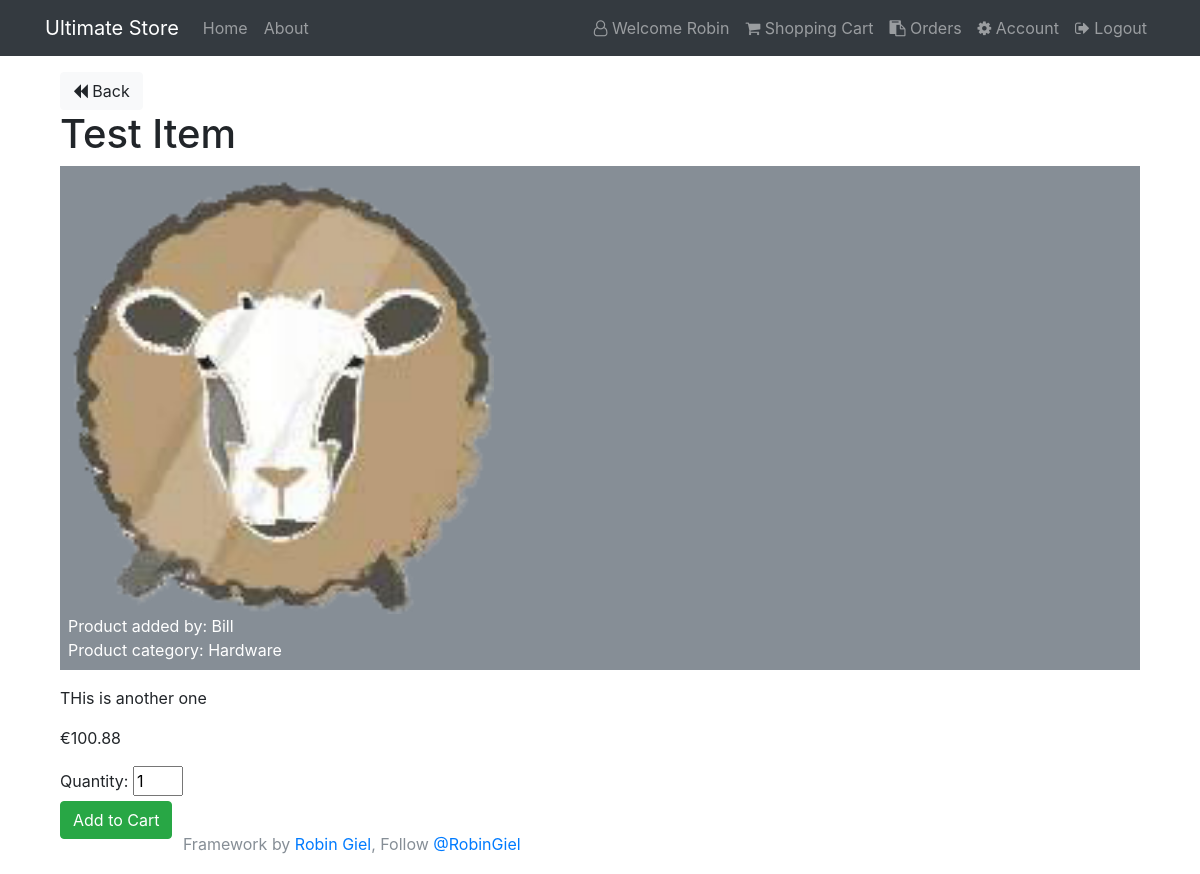
The page /products/show/32 (signed in) on the database its author committed.
### tables this page shows
CREATE TABLE `users` (
  `id` int(11) NOT NULL,
  `name` varchar(255) NOT NULL,
  `email` varchar(255) NOT NULL,
  `password` varchar(255) NOT NULL,
  `created_at` datetime NOT NULL DEFAULT CURRENT_TIMESTAMP,
  `role` varchar(255) NOT NULL
);

CREATE TABLE `products` (
  `id` int(11) NOT NULL,
  `name` varchar(255) NOT NULL,
  `description` varchar(255) NOT NULL,
  `category` int(11) NOT NULL,
  `price` double(10,2) NOT NULL,
  `img` varchar(255) NOT NULL,
  `user_id` int(11) NOT NULL
);

CREATE TABLE `categories` (
  `id` int(11) NOT NULL,
  `name` varchar(255) NOT NULL
);

### app/controllers/Products.php (called while the page is built, shortened)
<?php
    class Products extends Controller {
        public function __construct(){
            $this->productModel = $this->model('Product');
            $this->userModel = $this->model('User');
            $this->categoryModel = $this->model('Category');
        }
    public function show($id){
        $product = $this->productModel->getProductById($id);
        $user = $this->userModel->getUserById($product->user_id);
        $category = $this->categoryModel->getCategoryById($product->category);
        $data = [
            'product' => $product,
            'user' => $user,
            'category' => $category
        ];
        $this->view('products/show', $data);
    }
}

### app/libraries/Core.php (called while the page is built, shortened)
<?php
class Core{
    protected $currentMethod = 'index';
    public function __construct(){
        $url = $this->getUrl();
        if(file_exists('../app/controllers/' . ucwords($url[0]).'.php')){
            unset($url[0]);
        }
        $this->currentController =  new $this->currentController;
        if(isset($url[1])){
            if(method_exists($this->currentController, $url[1])){
                $this->currentMethod = $url[1];
                unset($url[1]);
            }
        }
        $this->params = $url ? array_values($url) : [];
        call_user_func_array([$this->currentController, $this->currentMethod], $this->params);
    }
    public function getUrl(){
        if(isset($_GET['url'])){
            $url = trim($_GET['url'], '/');
            $url = filter_var($url, FILTER_SANITIZE_URL);
            $url = explode('/', $url);
            return $url;
        }
    }
}

### public/index.php (called while the page is built, shortened)
<?php
$init = new Core;

### app/libraries/Database.php (called while the page is built, shortened)
<?php
    class Database {
        private $host = DB_HOST;
        private $user = DB_USER;
        private $pass = DB_PASS;
        private $dbname = DB_NAME;
        private $dbh;
        private $stmt;
        public function __construct(){
            $dsn = 'mysql:host=' . $this->host . ';dbname=' . $this->dbname;
            $options = array(
                PDO::ATTR_PERSISTENT => true,
                PDO::ATTR_ERRMODE => PDO::ERRMODE_EXCEPTION
            );
            try{
                $this->dbh = new PDO($dsn, $this->user, $this->pass, $options);
            } catch(PDOException $e){
                $this->error = $e->getMessage();
                echo $this->error;
            }
        }
        public function query($sql){
            $this->stmt = $this->dbh->prepare($sql);
        }
        public function bind($param, $value, $type = null){
            if(is_null($type)){
                switch (true){
                    default:
                    $type = PDO::PARAM_STR;
                }
            }
            $this->stmt->bindValue($param, $value, $type);
        }
        public function execute(){
            return $this->stmt->execute();
        }
        public function single(){
            $this->execute();
            return $this->stmt->fetch(PDO::FETCH_OBJ);
        }
    }

### app/models/User.php (called while the page is built, shortened)
<?php
    class User {
        private $db;
        public function __construct(){
            $this->db = new Database;
        }
         public function getUserById($id){
            $this->db->query('SELECT * FROM users WHERE id = :id');
            $this->db->bind(':id', $id);
            $row = $this->db->single();
            return $row;
        }
    }

### app/models/Product.php (called while the page is built, shortened)
<?php
    class Product{
        private $db;
        public function __construct(){
            $this->db = new Database;
        }
        public function getProductById($id){
            $this->db->query('SELECT * FROM products WHERE id = :id');
            $this->db->bind(':id', $id);
            $row = $this->db->single();
            return $row;
        }
    }

### app/models/Category.php (called while the page is built, shortened)
<?php
class Category{
        private $db;
        public function __construct(){
            $this->db = new Database;
        }
        public function getCategoryById($id){
            $this->db->query('SELECT * FROM categories WHERE id = :id');
            $this->db->bind(':id', $id);
            $row = $this->db->single();
            return $row;
        }
    }

### app/views/products/show.php (the view, shortened to what this page needs)
<?php require APPROOT . '/views/inc/header.php'; ?>
<a href="<?php echo URLROOT; ?>/products" class="btn btn-light"><i class="fa fa-backward"></i> Back</a>
<br>
<h1><?php echo $data['product']->name;  ?></h1>
<div class="bg-secondary text-white p-2 mb-3">
    <img src="<?php echo URLROOT;?>/img/<?php echo $data['product']->img?>" style="width: 40%;"><br>Product added by: <?php echo $data['user']->name; ?> <br>Product category: <?php echo $data['category']->name; ?>
</div>
<p><?php echo $data['product']->description; ?></p>
<p> &euro;<?php echo $data['product']->price; ?></p>
<?php if(isset($_SESSION['user_id']) && $_SESSION['user_role'] === 'klant') : ?>
 <form class="pull-left" action="<?php echo URLROOT ?>/products/show/<?php echo $data['product']->id; ?>" method="post">
    <label for="quantity">Quantity: </label>
    <input  name="quantity" style="width:50px;" type="number" maxlenght="3" size="3" min="1" step="1"/ value="1"></br>
    <input type="submit" value="Add to Cart" class="btn btn-success">
 </form>
<?php endif; ?>
<?php require APPROOT . '/views/inc/footer.php'; ?>

### app/views/inc/navbar.php (shortened to what this page needs)
<header>
<nav class="navbar navbar-expand-lg navbar-dark bg-dark mb-3">
    <div class="container">
      <a class="navbar-brand" href="<?php echo URLROOT; ?>/pages/index"><?php echo SITENAME; ?></a>
      <div class="collapse navbar-collapse" id="navbarsExampleDefault">
        <ul class="navbar-nav mr-auto">
          <li class="nav-item">
            <a class="nav-link" href="<?php echo URLROOT; ?>/pages/index">Home</a>
          </li>
          <li class="nav-item">
            <a class="nav-link" href="<?php echo URLROOT; ?>/pages/about">About</a>
          </li>
        </ul>
        <ul class="navbar-nav ml-auto">
         <?php
         if(isset($_SESSION['user_id']) && $_SESSION['user_role'] === 'medewerker' ) : ?>
          <li class="nav-item">
            <a class="nav-link" href="#"><i class="fa fa-user-o" aria-hidden="true"></i> Welcome <?php  $id = $_SESSION['user_id'];
            $user = $this->userModel->getUserById($id); echo $user->name; ?></a>
          </li>
          <li class="nav-item">
            <a class="nav-link" href="<?php echo URLROOT; ?>/orders"><i class="fa fa-clipboard" aria-hidden="true"></i> Orders</a>
          </li>
          <li class="nav-item">
            <a class="nav-link" href="<?php echo URLROOT; ?>/accounts"><i class="fa fa-cog" aria-hidden="true"></i> Account</a>
          </li>
          <li class="nav-item">
            <a class="nav-link" href="<?php echo URLROOT; ?>/users/logout">Logout <i class="fa fa-sign-out" aria-hidden="true"></i></a>
          </li>
         <?php  elseif(isset($_SESSION['user_id']) && $_SESSION['user_role'] === 'klant' ) : ?>
          <li class="nav-item">
            <a class="nav-link" href="#"><i class="fa fa-user-o" aria-hidden="true"></i> Welcome <?php $id = $_SESSION['user_id'];
            $user = $this->userModel->getUserById($id); echo $user->name; ?></a>
          </li>
          <li class="nav-item">
            <a class="nav-link" href="<?php echo URLROOT; ?>/shoppingcarts"><i class="fa fa-shopping-cart" aria-hidden="true"></i> Shopping Cart</a>
          </li>
          <li class="nav-item">
            <a class="nav-link" href="<?php echo URLROOT; ?>/orders"><i class="fa fa-clipboard" aria-hidden="true"></i> Orders</a>
          </li>
          <li class="nav-item">
            <a class="nav-link" href="<?php echo URLROOT; ?>/accounts"><i class="fa fa-cog" aria-hidden="true"></i> Account</a>
          </li>
          <li class="nav-item">
            <a class="nav-link" href="<?php echo URLROOT; ?>/users/logout"><i class="fa fa-sign-out" aria-hidden="true"></i> Logout</a>
          </li>
        <?php endif; ?>
        </ul>
      </div>
    </div>
</nav>
</header>

### rows shown on the page
users: name "Robin"
products: name "Test Item", img (picture), description "THis is another one", price "100.88"
users: name "Bill"
categories: name "Hardware"

### other values the page prints
SITENAME "Ultimate Store"
